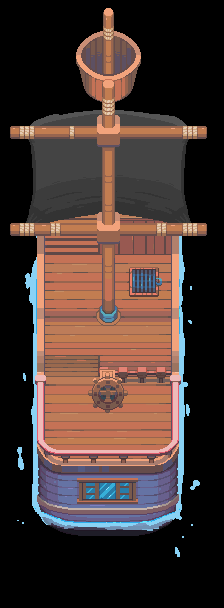

A 2D game scene composited from a Tiled map and its tileset images. What follows is a short description and the map's XML, with every tile layer's data as written:
An orthogonal 7x19 tile map with 32x32 px tiles, 2 tile layers (moving, idle), 2 tilesets and 2 objects.

<map version="1.10" tiledversion="1.12.1" orientation="orthogonal" renderorder="right-down" width="7" height="19" tilewidth="32" tileheight="32" infinite="0" nextlayerid="5" nextobjectid="3">
 <tileset firstgid="1" source="../maps/themes/Sea Adventures/props/animated/ship/ship-animations - up-sailing-baked.tsx" />
 <tileset firstgid="7601" source="../maps/themes/Sea Adventures/props/animated/ship/ship-animations - up-idle-baked.tsx" />
 <layer id="1" name="moving" width="7" height="19">
  <data encoding="csv">
102,103,104,105,106,107,108,
197,198,199,200,201,202,203,
292,293,294,295,296,297,298,
387,388,389,390,391,392,393,
482,483,484,485,486,487,488,
577,578,579,580,581,582,583,
672,673,674,675,676,677,678,
767,768,769,770,771,772,773,
862,863,864,865,866,867,868,
957,958,959,960,961,962,963,
1052,1053,1054,1055,1056,1057,1058,
1147,1148,1149,1150,1151,1152,1153,
1242,1243,1244,1245,1246,1247,1248,
1337,1338,1339,1340,1341,1342,1343,
1432,1433,1434,1435,1436,1437,1438,
1527,1528,1529,1530,1531,1532,1533,
1622,1623,1624,1625,1626,1627,1628,
1717,1718,1719,1720,1721,1722,1723,
1812,1813,1814,1815,1816,1817,1818
</data>
 </layer>
 <layer id="2" name="idle" width="7" height="19">
  <data encoding="csv">
7683,7684,7685,7686,7687,7688,7689,
7759,7760,7761,7762,7763,7764,7765,
7835,7836,7837,7838,7839,7840,7841,
7911,7912,7913,7914,7915,7916,7917,
7987,7988,7989,7990,7991,7992,7993,
8063,8064,8065,8066,8067,8068,8069,
8139,8140,8141,8142,8143,8144,8145,
8215,8216,8217,8218,8219,8220,8221,
8291,8292,8293,8294,8295,8296,8297,
8367,8368,8369,8370,8371,8372,8373,
8443,8444,8445,8446,8447,8448,8449,
8519,8520,8521,8522,8523,8524,8525,
8595,8596,8597,8598,8599,8600,8601,
8671,8672,8673,8674,8675,8676,8677,
8747,8748,8749,8750,8751,8752,8753,
8823,8824,8825,8826,8827,8828,8829,
8899,8900,8901,8902,8903,8904,8905,
0,0,0,0,0,0,0,
0,0,0,0,0,0,0
</data>
 </layer>
 <objectgroup id="3" name="boat-hitbox">
  <object id="1" x="46" y="205" width="123" height="307" />
 </objectgroup>
 <objectgroup id="4" name="helm">
  <object id="2" x="98" y="410.667" width="20.3333" height="20.3333" />
 </objectgroup>
</map>
